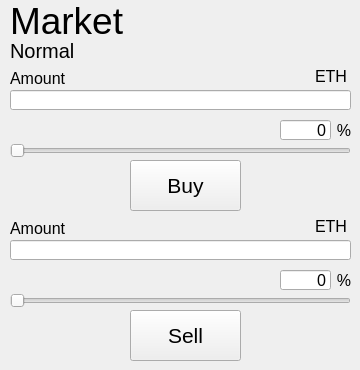
    <widget class="QWidget" name="tab_2">
     <attribute name="title">
      <string>Market</string>
     </attribute>
     <widget class="QLabel" name="labelPercent_2">
      <property name="geometry">
       <rect>
        <x>330</x>
        <y>120</y>
        <width>21</width>
        <height>20</height>
       </rect>
      </property>
      <property name="font">
       <font>
        <pointsize>12</pointsize>
       </font>
      </property>
      <property name="text">
       <string>%</string>
      </property>
      <property name="alignment">
       <set>Qt::AlignRight|Qt::AlignTrailing|Qt::AlignVCenter</set>
      </property>
     </widget>
     <widget class="QLineEdit" name="lineEditMarketBuySlider">
      <property name="geometry">
       <rect>
        <x>280</x>
        <y>120</y>
        <width>51</width>
        <height>20</height>
       </rect>
      </property>
      <property name="font">
       <font>
        <pointsize>12</pointsize>
       </font>
      </property>
      <property name="text">
       <string>0</string>
      </property>
      <property name="alignment">
       <set>Qt::AlignRight|Qt::AlignTrailing|Qt::AlignVCenter</set>
      </property>
     </widget>
     <widget class="QLabel" name="labelMarketAmountSymbolBuy">
      <property name="geometry">
       <rect>
        <x>300</x>
        <y>70</y>
        <width>47</width>
        <height>13</height>
       </rect>
      </property>
      <property name="font">
       <font>
        <pointsize>12</pointsize>
       </font>
      </property>
      <property name="text">
       <string>ETH</string>
      </property>
      <property name="alignment">
       <set>Qt::AlignRight|Qt::AlignTrailing|Qt::AlignVCenter</set>
      </property>
     </widget>
     <widget class="QPushButton" name="buttonMarketBuy">
      <property name="geometry">
       <rect>
        <x>130</x>
        <y>160</y>
        <width>111</width>
        <height>51</height>
       </rect>
      </property>
      <property name="font">
       <font>
        <pointsize>16</pointsize>
       </font>
      </property>
      <property name="text">
       <string>Buy</string>
      </property>
     </widget>
     <widget class="QLabel" name="label_30">
      <property name="geometry">
       <rect>
        <x>10</x>
        <y>0</y>
        <width>161</width>
        <height>41</height>
       </rect>
      </property>
      <property name="font">
       <font>
        <pointsize>28</pointsize>
       </font>
      </property>
      <property name="text">
       <string>Market</string>
      </property>
     </widget>
     <widget class="QSlider" name="horizontalSliderMarketBuy">
      <property name="geometry">
       <rect>
        <x>10</x>
        <y>140</y>
        <width>341</width>
        <height>22</height>
       </rect>
      </property>
      <property name="maximum">
       <number>100</number>
      </property>
      <property name="orientation">
       <enum>Qt::Horizontal</enum>
      </property>
     </widget>
     <widget class="QLabel" name="labelModeMarket">
      <property name="geometry">
       <rect>
        <x>10</x>
        <y>30</y>
        <width>71</width>
        <height>41</height>
       </rect>
      </property>
      <property name="font">
       <font>
        <pointsize>15</pointsize>
       </font>
      </property>
      <property name="text">
       <string>Normal</string>
      </property>
     </widget>
     <widget class="QLabel" name="label_32">
      <property name="geometry">
       <rect>
        <x>10</x>
        <y>70</y>
        <width>61</width>
        <height>16</height>
       </rect>
      </property>
      <property name="font">
       <font>
        <pointsize>12</pointsize>
       </font>
      </property>
      <property name="text">
       <string>Amount</string>
      </property>
     </widget>
     <widget class="QPushButton" name="buttonMarketSell">
      <property name="geometry">
       <rect>
        <x>130</x>
        <y>310</y>
        <width>111</width>
        <height>51</height>
       </rect>
      </property>
      <property name="font">
       <font>
        <pointsize>16</pointsize>
       </font>
      </property>
      <property name="text">
       <string>Sell</string>
      </property>
     </widget>
     <widget class="QLineEdit" name="lineEditMarketAmountBuy">
      <property name="geometry">
       <rect>
        <x>10</x>
        <y>90</y>
        <width>341</width>
        <height>20</height>
       </rect>
      </property>
      <property name="font">
       <font>
        <pointsize>10</pointsize>
       </font>
      </property>
     </widget>
     <widget class="QLabel" name="label_50">
      <property name="geometry">
       <rect>
        <x>10</x>
        <y>220</y>
        <width>61</width>
        <height>16</height>
       </rect>
      </property>
      <property name="font">
       <font>
        <pointsize>12</pointsize>
       </font>
      </property>
      <property name="text">
       <string>Amount</string>
      </property>
     </widget>
     <widget class="QLineEdit" name="lineEditMarketSellSlider">
      <property name="geometry">
       <rect>
        <x>280</x>
        <y>270</y>
        <width>51</width>
        <height>20</height>
       </rect>
      </property>
      <property name="font">
       <font>
        <pointsize>12</pointsize>
       </font>
      </property>
      <property name="text">
       <string>0</string>
      </property>
      <property name="alignment">
       <set>Qt::AlignRight|Qt::AlignTrailing|Qt::AlignVCenter</set>
      </property>
     </widget>
     <widget class="QLabel" name="labelPercent_7">
      <property name="geometry">
       <rect>
        <x>330</x>
        <y>270</y>
        <width>21</width>
        <height>20</height>
       </rect>
      </property>
      <property name="font">
       <font>
        <pointsize>12</pointsize>
       </font>
      </property>
      <property name="text">
       <string>%</string>
      </property>
      <property name="alignment">
       <set>Qt::AlignRight|Qt::AlignTrailing|Qt::AlignVCenter</set>
      </property>
     </widget>
     <widget class="QSlider" name="horizontalSliderMarketSell">
      <property name="geometry">
       <rect>
        <x>10</x>
        <y>290</y>
        <width>341</width>
        <height>22</height>
       </rect>
      </property>
      <property name="maximum">
       <number>100</number>
      </property>
      <property name="orientation">
       <enum>Qt::Horizontal</enum>
      </property>
     </widget>
     <widget class="QLabel" name="labelMarketAmountSymbolSell">
      <property name="geometry">
       <rect>
        <x>300</x>
        <y>220</y>
        <width>47</width>
        <height>13</height>
       </rect>
      </property>
      <property name="font">
       <font>
        <pointsize>12</pointsize>
       </font>
      </property>
      <property name="text">
       <string>ETH</string>
      </property>
      <property name="alignment">
       <set>Qt::AlignRight|Qt::AlignTrailing|Qt::AlignVCenter</set>
      </property>
     </widget>
     <widget class="QLineEdit" name="lineEditMarketAmountSell">
      <property name="geometry">
       <rect>
        <x>10</x>
        <y>240</y>
        <width>341</width>
        <height>20</height>
       </rect>
      </property>
      <property name="font">
       <font>
        <pointsize>10</pointsize>
       </font>
      </property>
     </widget>
    </widget>
